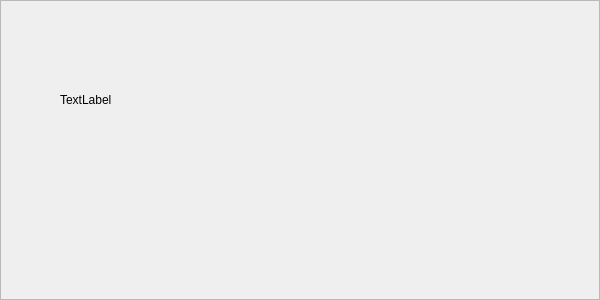
<?xml version="1.0" encoding="UTF-8"?>
<ui version="4.0">
 <class>Frame</class>
 <widget class="QFrame" name="Frame">
  <property name="geometry">
   <rect>
    <x>0</x>
    <y>0</y>
    <width>600</width>
    <height>300</height>
   </rect>
  </property>
  <property name="windowTitle">
   <string>Frame</string>
  </property>
  <property name="frameShape">
   <enum>QFrame::StyledPanel</enum>
  </property>
  <property name="frameShadow">
   <enum>QFrame::Raised</enum>
  </property>
  <property name="UIWaiting" stdset="0">
   <string>true</string>
  </property>
  <widget class="QLabel" name="label">
   <property name="geometry">
    <rect>
     <x>60</x>
     <y>40</y>
     <width>480</width>
     <height>120</height>
    </rect>
   </property>
   <property name="text">
    <string>TextLabel</string>
   </property>
   <property name="openExternalLinks">
    <bool>true</bool>
   </property>
   <property name="UIText" stdset="0">
    <string>110412</string>
   </property>
   <property name="UIClass" stdset="0">
    <string>wtext</string>
   </property>
  </widget>
 </widget>
 <resources/>
 <connections/>
</ui>
